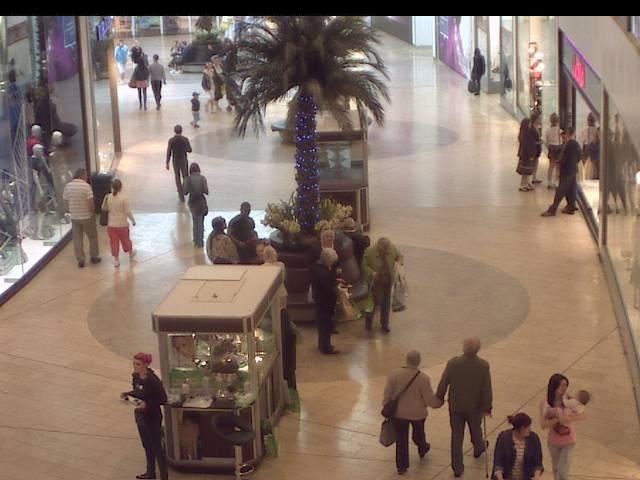
#> input picture Images/seq_000001.jpg, 640 x 480 px
$ python -i app.py   (imports and definitions only)
#> lines starting #> are read from the running program, lines starting #| are printed output that depends on the picture
import cv2
import numpy as np
import streamlit as st
from PIL import Image
import matplotlib.pyplot as plt

# ...existing functions (plotting_grid)...

# [6 lines left out: function dilation_erosion, not called in this run]

def otsu_threshold(image):
    """Apply Otsu's thresholding with Gaussian blur for noise reduction."""
    blurred = cv2.GaussianBlur(image, (7, 7), 0)  # Increased kernel size for better noise reduction
    _, thresholded = cv2.threshold(blurred, 0, 255, cv2.THRESH_BINARY + cv2.THRESH_OTSU)
    return thresholded

# [4 lines left out: function labeling, not called in this run]

def crop(image, start_y, end_y, start_x, end_x):
    """Crop the image to the specified coordinates."""
    return image[start_y:end_y, start_x:end_x]

def resize(image, width, height):
    """Resize the image to the specified width and height."""
    return cv2.resize(image, (width, height))

# [82 lines left out: functions gamma_correction, adaptive_histogram_equalization, draw_bounding_boxes, filter_contours_by_size, filter_contours_by_size_and_shape, classify_contours and 3 more, not called in this run]

def get_processing_stages(image):
    """Return images at different processing stages."""
    stages = {}
    stages["Original"] = image
    blurred_img = cv2.GaussianBlur(image, (5, 5), 0)
    stages["Blurred"] = blurred_img
    thresholded_img = otsu_threshold(blurred_img)
    stages["Thresholded"] = thresholded_img
    dilated_eroded_img = dilation_erosion(thresholded_img)
    stages["Dilated and Eroded"] = dilated_eroded_img
    return stages

# [30 lines left out: functions draw_circles, draw_circles_on_color_image, not called in this run]

def get_processing_stages_with_circles(image):
    """Return images at different processing stages, including one with circles."""
    stages = get_processing_stages(image)
    thresholded_img = otsu_threshold(image)
    dilated_eroded_img = dilation_erosion(thresholded_img)
    contours, _ = cv2.findContours(dilated_eroded_img, cv2.RETR_EXTERNAL, cv2.CHAIN_APPROX_SIMPLE)
    filtered_contours = filter_contours_by_size_and_shape(contours, min_area=1000, max_area=10000)
    objects, people = classify_contours(filtered_contours)
    stages["People and Objects Marked"] = draw_circles_on_color_image(image, people, objects)
    return stages

# Streamlit app
# [27 lines not run here, left out]

>>> import cv2
>>> picture = cv2.imread('Images/seq_000001.jpg')
#> picture is the input picture: shape (480, 640, 3); mean B, G, R 103.2, 114.7, 134.3
>>> result = get_processing_stages_with_circles(picture)
#> in otsu_threshold, `blurred = cv2.GaussianBlur(image, (7, 7), 0)`:
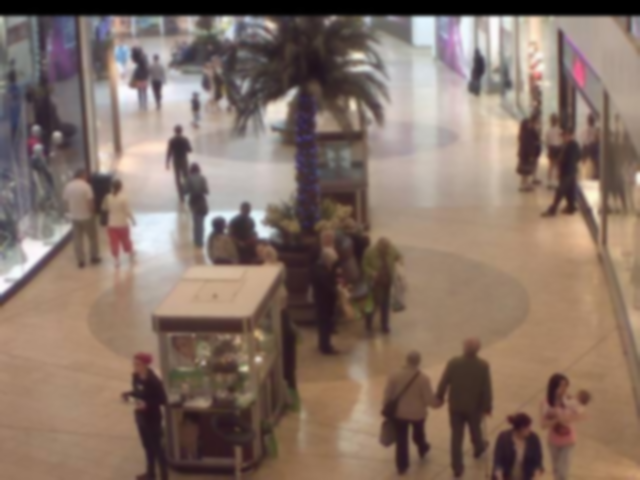
#> blurred: shape (480, 640, 3); mean B, G, R 103.2, 114.7, 134.3
#> (the run stopped early here; a loop or call above may not have finished)

$ run again, on Images/seq_000002.jpg
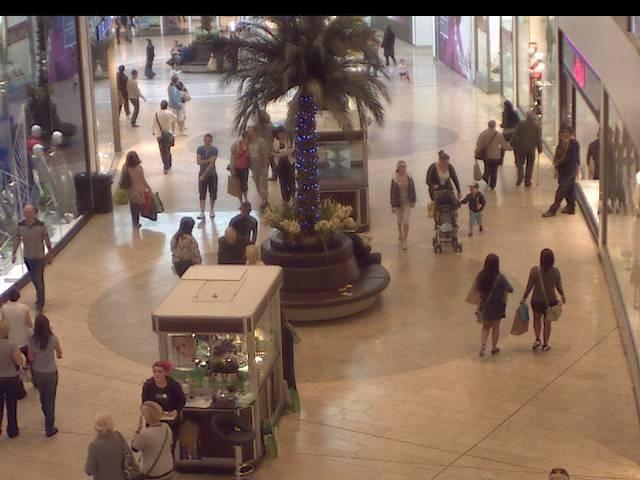
#> input picture Images/seq_000002.jpg, 640 x 480 px
#> picture is the input picture: shape (480, 640, 3); mean B, G, R 95.2, 109.3, 132.5
#> in otsu_threshold, `blurred = cv2.GaussianBlur(image, (7, 7), 0)`:
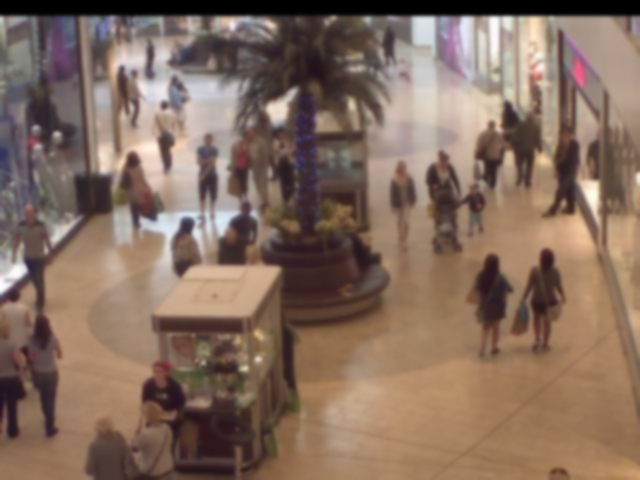
#> blurred: shape (480, 640, 3); mean B, G, R 95.2, 109.3, 132.5

$ run again, on Images/seq_000003.jpg
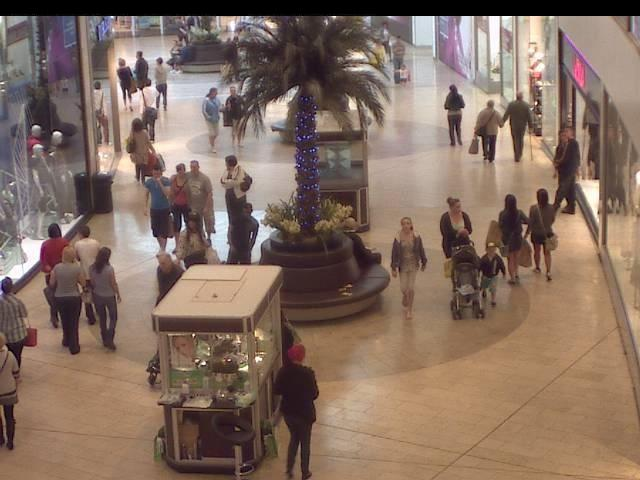
#> input picture Images/seq_000003.jpg, 640 x 480 px
#> picture is the input picture: shape (480, 640, 3); mean B, G, R 98, 111, 133
#> in otsu_threshold, `blurred = cv2.GaussianBlur(image, (7, 7), 0)`:
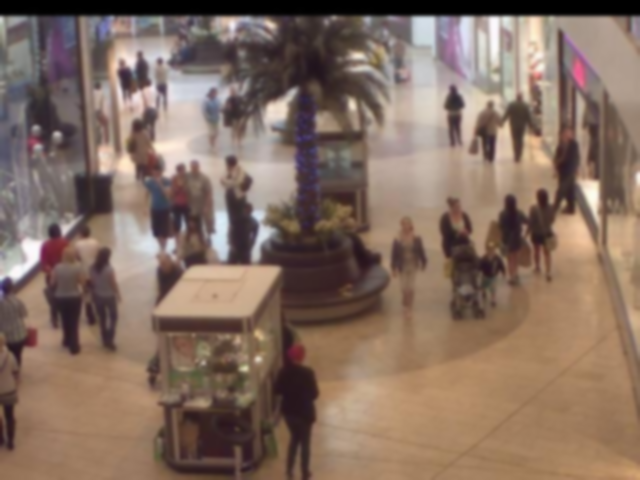
#> blurred: shape (480, 640, 3); mean B, G, R 98, 111, 132.9

$ run again, on Images/seq_000004.jpg
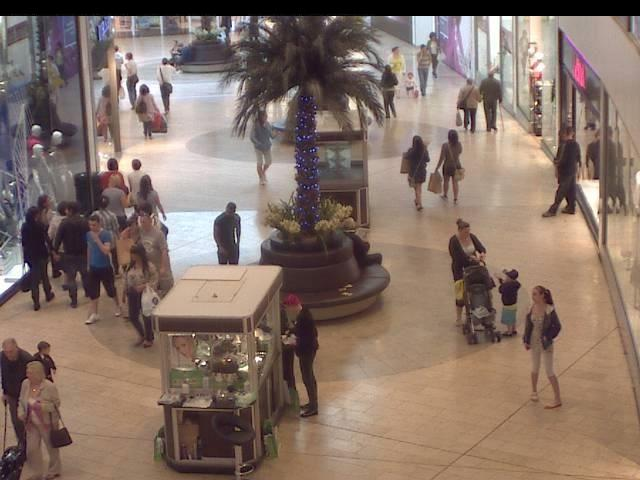
#> input picture Images/seq_000004.jpg, 640 x 480 px
#> picture is the input picture: shape (480, 640, 3); mean B, G, R 104, 114.4, 133.8
#> in otsu_threshold, `blurred = cv2.GaussianBlur(image, (7, 7), 0)`:
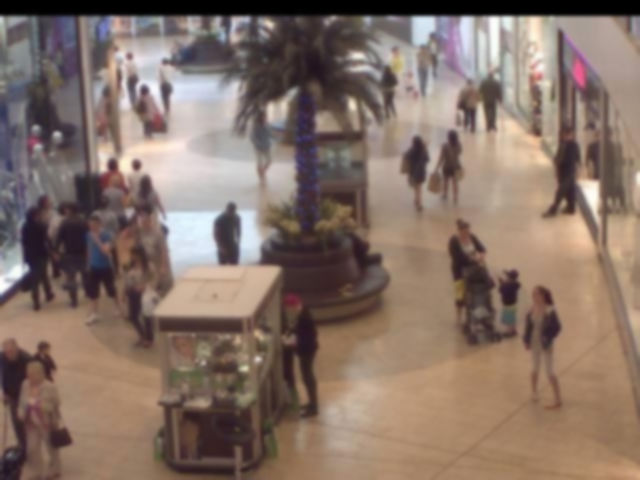
#> blurred: shape (480, 640, 3); mean B, G, R 104, 114.4, 133.8
